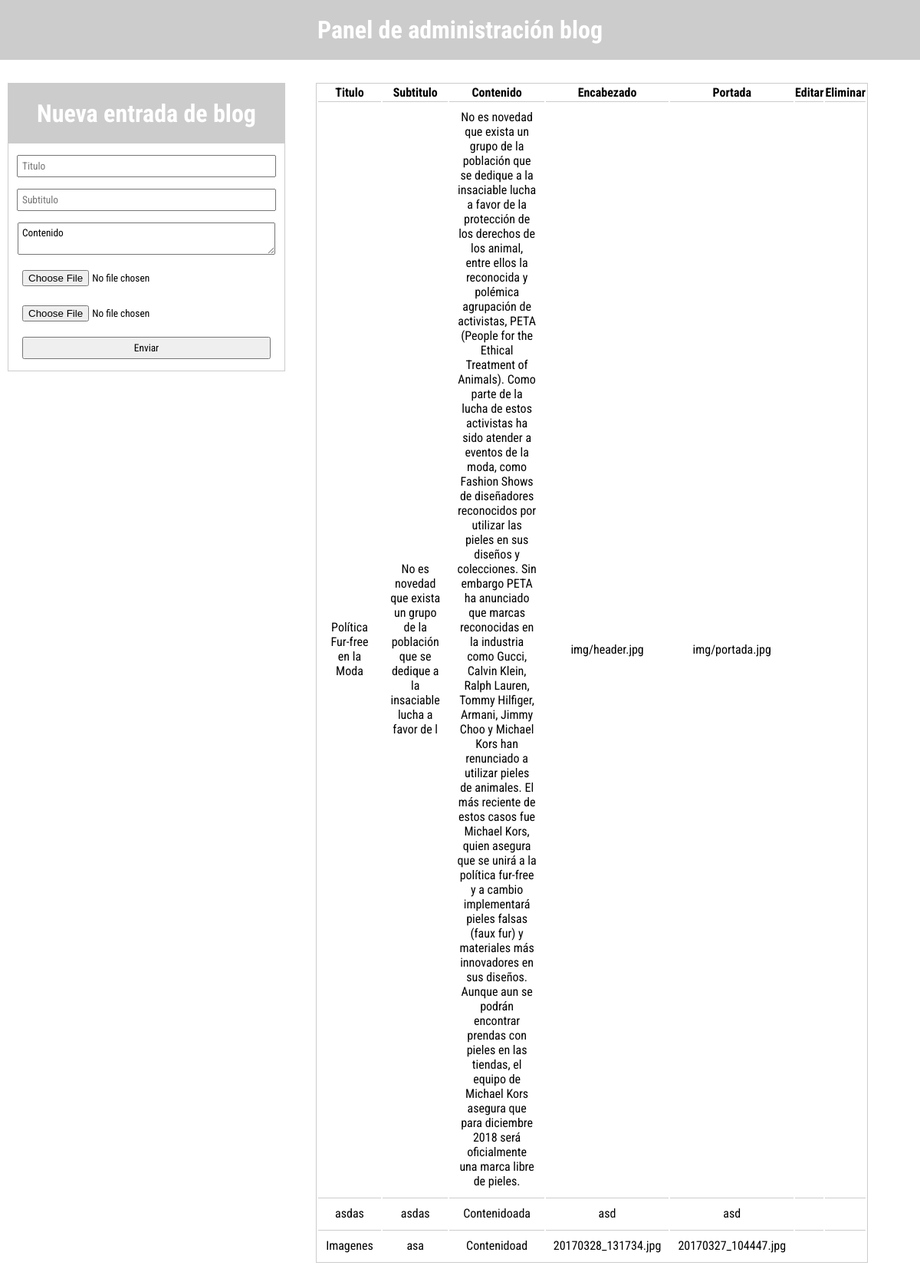
Page /admin-blog/index.php on the committed database.
### tables this page shows
CREATE TABLE `blog` (
  `id` int(10) NOT NULL,
  `titulo` varchar(60) NOT NULL,
  `subtitulo` varchar(100) NOT NULL,
  `contenido` text NOT NULL,
  `encabezado` varchar(60) NOT NULL,
  `portada` varchar(60) NOT NULL
);

### admin-blog/class.blog.php (called while the page is built, shortened)
<?php
class Blog
{
	public function select(){
		$db = new Conexion();
		$sql = "SELECT * FROM `blog`";
		$result = $db->query($sql);
		return $result;
	}
}
 ?>

### admin-blog/tabla.php (the view)
<table>
	<th>Titulo</th>
	<th>Subtitulo</th>
	<th>Contenido</th>
	<th>Encabezado</th>
	<th>Portada</th>
	<th>Editar</th>
	<th>Eliminar</th>
<?php
$blog = Blog::ningunDato();
$datos = $blog->select();
while ($row = $datos->fetch_array()) {
	echo '<tr>';
	echo '<td>', $row['titulo'],'</td>';
	echo '<td>', $row['subtitulo'],'</td>';
	echo '<td>', $row['contenido'],'</td>';
	echo '<td>', $row['encabezado'],'</td>';
	echo '<td>', $row['portada'],'</td>';
	echo "<td> <a class=\"icon-pencil\" href=\"index.php?accion=editar&&id=$row[id]\"></a></td>";
	echo "<td> <a class= \"icon-cross\" href=\"index.php?accion=eliminar&&id=$row[id]\"></a></td>";
	echo '</tr>';
}
 ?>
</table>

### admin-blog/index.php (shortened to what this page needs)
<?php
include 'class.blog.php';
$datos = array('titulo'=>'', 'subtitulo'=>'', 'contenido'=>'Contenido','encabezado'=>'','portada'=>'','id'=>'');
include 'get.php';
 ?>
 <!DOCTYPE html>
 <html>
 <head>
 	<link rel="stylesheet" type="text/css" href="css/estilo-back.css">
 	<link rel="stylesheet" type="text/css" href="css/fonts.css">
 </head>
 <body>
 	<header><a href="index.php"><h1>Panel de administración blog</h1></a></header>
 	<form  action="post.php" method="post">
 		<div><h1>Nueva entrada de blog</h1></div>
 		<input type="texto" name="titulo" value="<?php echo $datos['titulo'];?>" placeholder="Titulo" required="required">
 		<input type="texto" name="subtitulo" value="<?php echo $datos['subtitulo'];?>" placeholder="Subtitulo" required="required">
 		<textarea name="contenido" required="required"><?php echo $datos['contenido']; ?></textarea>
 		<input type="file" name="encabezado" value="<?php echo $datos['encabezado'];?>" placeholder="Header" required="required">
 		<input type="file" name="portada" value="<?php echo $datos['portada'];?>" placeholder="Portada" required="required">
 		<input type="submit" name="submit" value="Enviar">
 	</form>
 	<?php include 'tabla.php' ?>
 </body>
 </html>

### admin-blog/css/estilo-back.css (style rules this page uses)
* { margin: 0px; padding: 0px; font-family: 'Roboto Condensed', sans-serif; }
h1 { padding: 20px; text-align: center; background-color: #ccc; color: #fff; }
a { text-decoration: none; }
form { float: left; margin: 30px 10px; width: 30%; border: 1px solid #ccc; overflow: hidden; }
input, textarea { width: 90%; padding: 5px; display: block; margin: 15px auto; }
table { float: left; margin: 30px; width: 60%; text-align: center; border: 1px solid #ccc; }
td { border-top: 1px solid #ccc; padding: 10px; }

### rows in the picture
blog: titulo "Política Fur-free en la Moda", subtitulo "No es novedad que exista un grupo de la población que se dedique a la insaciable lucha a favor de l", contenido "No es novedad que exista un grupo de la población que se dedique a la insaciable lucha a favor de la protección de los derechos de los animal, entre ellos la reconocida y polémica agrupación de activistas, PETA (People for the Ethical Treatment of Animals). Como parte de la lucha de estos activistas ha sido atender a eventos de la moda, como Fashion Shows de diseñadores reconocidos por utilizar las pieles en sus diseños y colecciones. Sin embargo PETA ha anunciado que marcas reconocidas en la industria como Gucci, Calvin Klein, Ralph Lauren, Tommy Hilfiger, Armani, Jimmy Choo y Michael Kors han renunciado a utilizar pieles de animales. El más reciente de estos casos fue Michael Kors, quien…", encabezado "img/header.jpg", portada "img/portada.jpg"
blog: titulo "asdas", subtitulo "asdas", contenido "Contenidoada", encabezado "asd", portada "asd"
blog: titulo "Imagenes", subtitulo "asa", contenido "Contenidoad", encabezado "20170328_131734.jpg", portada "20170327_104447.jpg"
